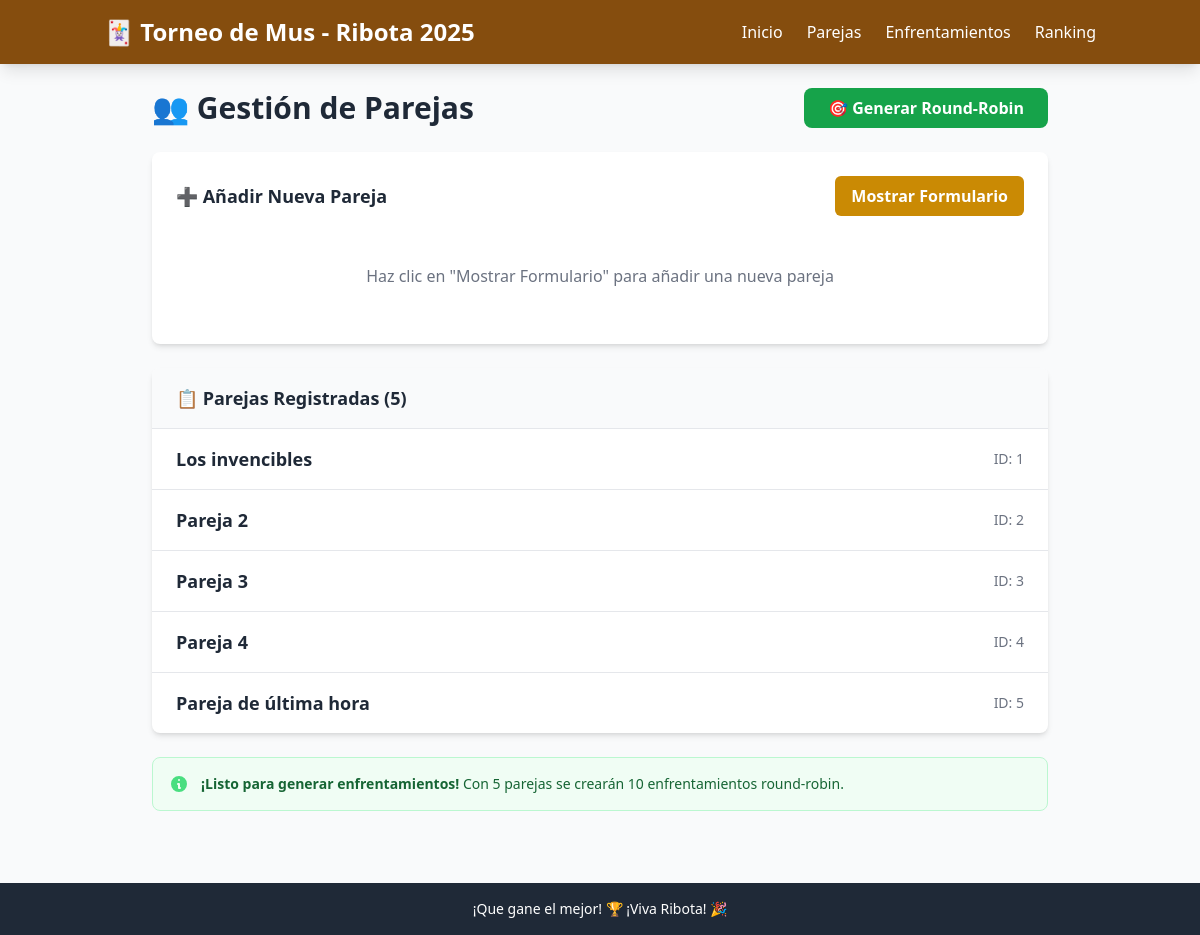
The app's page /teams, older data.
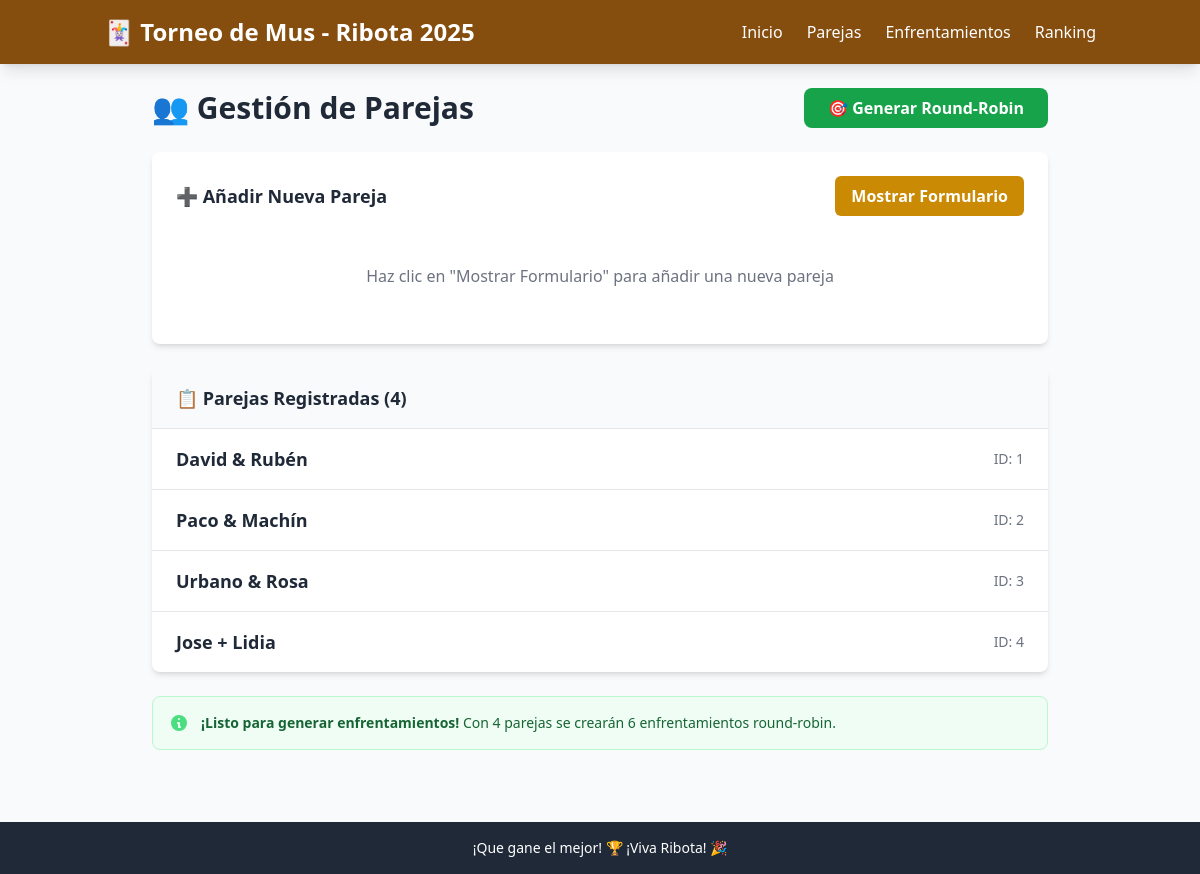
The same page, newer data.
### models.py (models this page shows)
class Team(Base):
    __tablename__ = "teams"
    id = Column(Integer, primary_key=True, index=True)
    name = Column(String, unique=True, index=True)
    player1 = Column(String)
    player2 = Column(String)
    created_at = Column(DateTime, server_default=func.now())
    matches_as_team1 = relationship("Match", foreign_keys="[Match.team1_id]", back_populates="team1")
    matches_as_team2 = relationship("Match", foreign_keys="[Match.team2_id]", back_populates="team2")
    won_matches = relationship("Match", foreign_keys="[Match.winner_id]", back_populates="winner")

### main.py (the view)
@app.get("/teams", response_class=HTMLResponse)
def teams_page(request: Request, db: Session = Depends(get_db)):
    teams = db.query(Team).all()
    return templates.TemplateResponse("teams.html", {
        "request": request,
        "teams": teams
    })

### templates/teams.html (shortened to what this page needs)
{% extends "base.html" %}
{% block content %}
<div class="max-w-4xl mx-auto">
    <div class="flex flex-col md:flex-row md:justify-between md:items-center mb-6">
        <h2 class="text-2xl md:text-3xl font-bold text-gray-800 mb-4 md:mb-0">
            👥 Gestión de Parejas
        </h2>
        {% if teams|length >= 2 %}
        <form method="post" action="/generate-matches" class="mb-4 md:mb-0" x-data="adminAuth">
            <button type="submit" @click="requireAuth($event)"
                    class="w-full md:w-auto bg-green-600 hover:bg-green-700 text-white px-6 py-2 rounded-lg font-semibold transition-colors">
                🎯 Generar Round-Robin
            </button>
        </form>
        {% endif %}
    </div>
    <div class="bg-white rounded-lg shadow-md p-6 mb-6" x-data="{ showForm: false }">
        <div class="flex justify-between items-center mb-4">
            <h3 class="text-lg font-semibold text-gray-800">➕ Añadir Nueva Pareja</h3>
            <button @click="showForm = !showForm"
                    class="bg-mus-600 hover:bg-mus-700 text-white px-4 py-2 rounded-md font-semibold transition-colors">
                <span x-show="!showForm">Mostrar Formulario</span>
            </button>
        </div>
        <div x-show="!showForm" class="text-center py-8 text-gray-500">
            <p>Haz clic en "Mostrar Formulario" para añadir una nueva pareja</p>
        </div>
    </div>
    {% if teams %}
    <div class="bg-white rounded-lg shadow-md overflow-hidden">
        <div class="px-6 py-4 bg-gray-50 border-b">
            <h3 class="text-lg font-semibold text-gray-800">
                📋 Parejas Registradas ({{ teams|length }})
            </h3>
        </div>
        <div class="divide-y divide-gray-200">
            {% for team in teams %}
            <div class="px-6 py-4 hover:bg-gray-50 transition-colors">
                <div class="flex flex-col md:flex-row md:justify-between md:items-center">
                    <div class="mb-2 md:mb-0">
                        <h4 class="text-lg font-semibold text-gray-800">{{ team.name }}</h4>
                    </div>
                    <div class="text-sm text-gray-500">
                        ID: {{ team.id }}
                    </div>
                </div>
            </div>
            {% endfor %}
        </div>
    </div>
    {% if teams|length >= 2 %}
    <div class="mt-6 bg-green-50 border border-green-200 rounded-lg p-4">
        <div class="flex items-start">
            <div class="flex-shrink-0">
                <svg class="w-5 h-5 text-green-400" fill="currentColor" viewBox="0 0 20 20">
                    <path fill-rule="evenodd" d="M18 10a8 8 0 11-16 0 8 8 0 0116 0zm-7-4a1 1 0 11-2 0 1 1 0 012 0zM9 9a1 1 0 000 2v3a1 1 0 001 1h1a1 1 0 100-2v-3a1 1 0 00-1-1H9z" clip-rule="evenodd"></path>
                </svg>
            </div>
            <div class="ml-3">
                <p class="text-sm text-green-800">
                    <strong>¡Listo para generar enfrentamientos!</strong>
                    Con {{ teams|length }} parejas se crearán {{ (teams|length * (teams|length - 1)) // 2 }} enfrentamientos round-robin.
                </p>
            </div>
        </div>
    </div>
    {% endif %}
    {% endif %}
</div>
{% endblock %}

### templates/base.html (shortened to what this page needs)
<!DOCTYPE html>
<html lang="es">
<head>
    <script src="https://cdn.tailwindcss.com"></script>
</head>
<body class="bg-gray-50 min-h-screen">
    <header class="bg-mus-800 text-white shadow-lg">
        <div class="container mx-auto px-4 py-4">
            <nav class="flex justify-between items-center">
                <h1 class="text-xl md:text-2xl font-bold">
                    <a href="/" class="hover:text-mus-200">🃏 Torneo de Mus - Ribota 2025</a>
                </h1>
                <div class="hidden md:flex space-x-6">
                    <a href="/" class="hover:text-mus-200 transition-colors">Inicio</a>
                    <a href="/teams" class="hover:text-mus-200 transition-colors">Parejas</a>
                    <a href="/matches" class="hover:text-mus-200 transition-colors">Enfrentamientos</a>
                    <a href="/ranking" class="hover:text-mus-200 transition-colors">Ranking</a>
                </div>
            </nav>
        </div>
    </header>
    <main class="container mx-auto px-4 py-6">
        {% block content %}{% endblock %}
    </main>
    <footer class="bg-gray-800 text-white text-center py-4 mt-12">
        <p class="text-sm">¡Que gane el mejor! 🏆 ¡Viva Ribota! 🎉</p>
    </footer>
</body>
</html>

Row changes from the older to the newer data that the page shows:
removed Team: name "Pareja de última hora", id "5"
changed Team id 1: name "Los invencibles" → "David & Rubén"
changed Team id 2: name "Pareja 2" → "Paco & Machín"
changed Team id 3: name "Pareja 3" → "Urbano & Rosa"
changed Team id 4: name "Pareja 4" → "Jose + Lidia"
Text that changed along with them:
{{ teams|length }}: "5" → "4"
{{ (teams|length * (teams|length - 1)) // 2 }}: "10" → "6"
